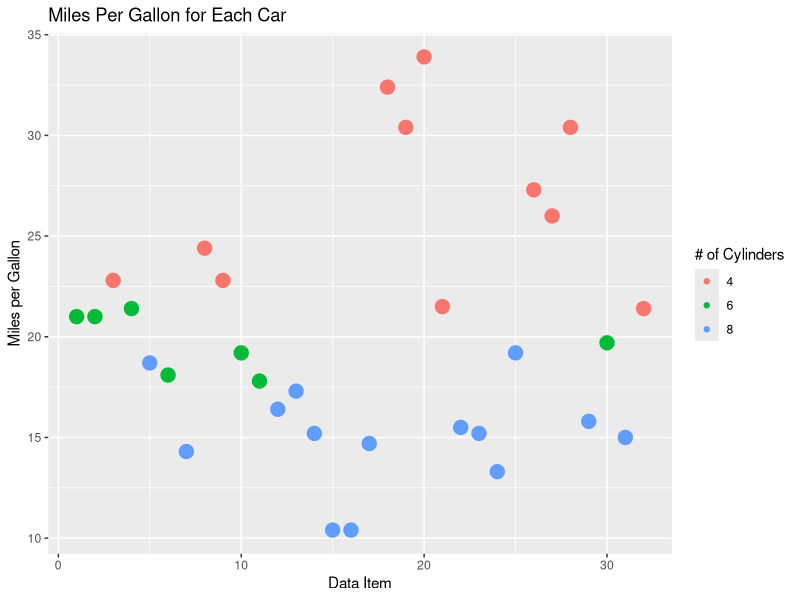
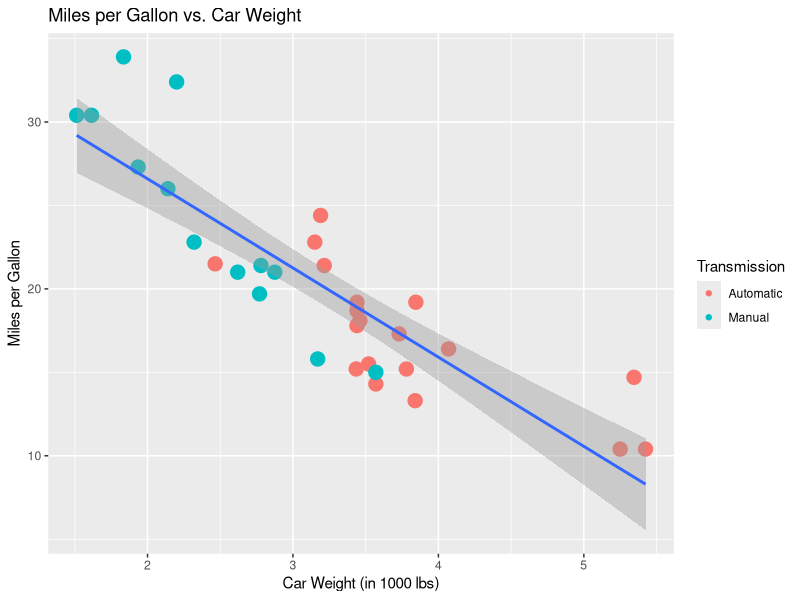

Source code (R) for these figures, in order:
## ---- chunk 1
library(knitr)
opts_chunk$set(dev = 'pdf')
#opts_chunk$set(dev="png", 
#               dev.args=list(type="cairo"),
#               dpi=96)
#opts_chunk$set(dev="tiff", 
#               dev.args=list(compression="lzw"),
#               dpi=300)
## ---- chunk 2
library(ggplot2)
data(mtcars)

ggplot(mtcars, aes(x=seq_along(mpg),y=mpg)) +
    geom_point(aes(color=as.factor(cyl), size=3)) +
    ylab('Miles per Gallon') + xlab('Data Item') +
    scale_color_discrete(name='# of Cylinders') +
    scale_size(guide=FALSE) +
    ggtitle('Miles Per Gallon for Each Car')

mtc<-mtcars
mtc$tran <- 'Automatic'
mtc$tran[mtc$am==1] <- 'Manual'
ggplot(mtc, aes(x=wt, y=mpg)) +
    geom_point(aes(color=tran, size=3)) +
    geom_smooth(method='lm') +
    xlab('Car Weight (in 1000 lbs)') +
    ylab('Miles per Gallon') +
    scale_size(guide=FALSE) +
    scale_color_discrete(name='Transmission') +
    ggtitle('Miles per Gallon vs. Car Weight')



